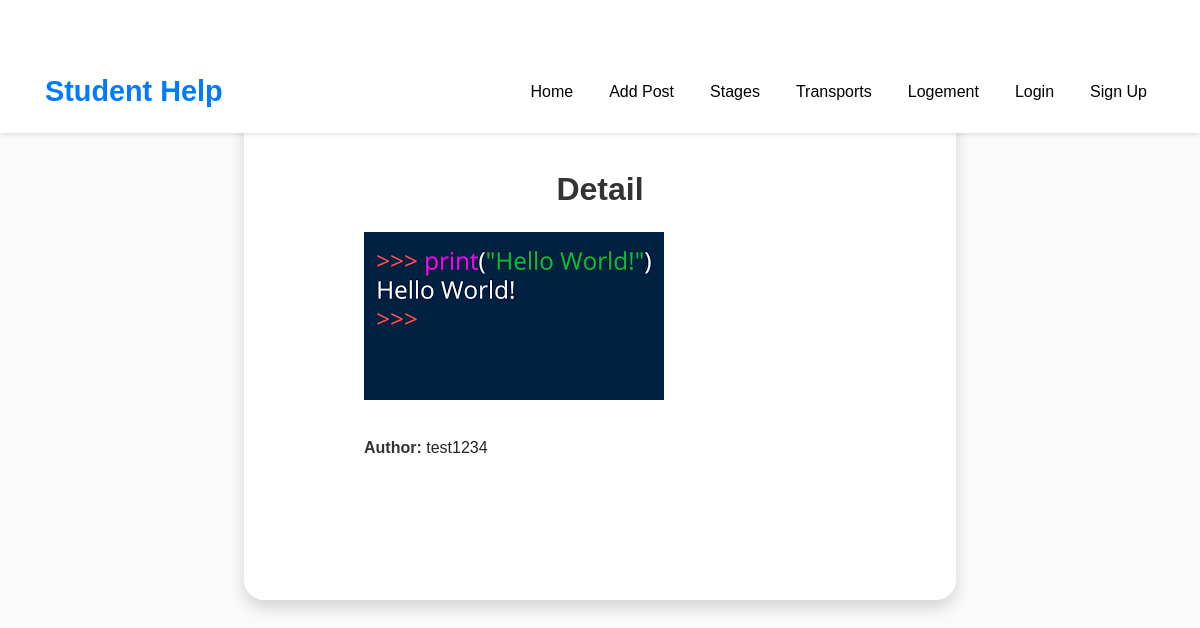
The app's page /post/2/ with its own data.
### student/models.py (models this page shows, shortened)
class Post(models.Model):
    image = models.ImageField(upload_to="media")
    slug= models.SlugField(max_length=200)
    TYPE_CHOICES = [
        (0, 'Offre'),
        (1, 'Demande'),
    ]
    type = models.IntegerField(choices=TYPE_CHOICES)
    date=models.DateField()
    User= models.ForeignKey(AUTH_USER_MODEL, on_delete= models.CASCADE)

### accounts/models.py (models this page shows)
class etudiant(AbstractUser):
    pass

### student/views.py (the view)
# urls.py: path('<str:model_name>/<int:pk>/', post_detail, name='post_detail'),
def post_detail(request, model_name, pk):
    model_map = {
        'post': Post,
        'reaction': Reaction,
        'recommandation': Recommandation,
        'transport': Transport,
        'logement': Logement,
        'stage': Stage,
        'event': Event,
        'evenclub': EvenClub,
        'evensocial': EvenSocial,
    }
    ModelClass = model_map.get(model_name.lower())
    if not ModelClass:
        raise ValueError(f"Invalid model name: {model_name}")
    obj = get_object_or_404(ModelClass, pk=pk)
    return render(request, 'student/post_detail.html', {'model_name': model_name, 'object': obj})

### student/templates/student/post_detail.html (shortened to what this page needs)
{% extends 'base.html' %}
{% block content %}
<div class="container">
    <div class="row justify-content-center">
        <div class="col-lg-8">
            <div class="card shadow">
                <div class="card-body">
                    <h1 class="card-title mb-4 text-center">Detail</h1>
                    <div class="detail-container">
                        {% if model_name == 'post' %}
                            <div class="detail-item">
                                <img src="{{ object.image.url }}" alt="{{ object.title }}" class="img-fluid mb-3">
                            </div>
                            <div class="detail-item">
                                <strong>Author:</strong> {{ object.User }}
                            </div>
                        {% elif model_name == 'reaction' %}
                            <div class="detail-item">
                                <strong>User:</strong> {{ object.user }}
                            </div>
                        {% elif model_name == 'recommandation' %}
                            <div class="detail-item">
                                <strong>Text:</strong> {{ object.text }}
                            </div>
                        {% elif model_name == 'evenclub' %}
                            <div class="detail-item">
                                <strong>Club:</strong> {{ object.club }}
                            </div>
                        {% elif model_name == 'evensocial' %}
                            <div class="detail-item">
                                <strong>Price:</strong> {{ object.prix }}
                            </div>
                        {% endif %}
                    </div>
                </div>
            </div>
        </div>
    </div>
</div>
{% endblock %}

### templates/base.html (style rules this page uses)
body { font-family: Arial, sans-serif; background-color: #fafafa; margin: 0; padding: 0; }
.container { margin-top: 80px; padding: 0 15px; }
.card { border: none; border-radius: 10px; box-shadow: 0px 2px 4px rgba(0, 0, 0, 0.1); margin-bottom: 20px; transition: transform 0.3s ease, box-shadow 0.3s ease; background-color: #ffffff; }
.card-title { color: #000000; font-size: 1.2rem; margin-bottom: 10px; }

### student/templates/student/post_detail.html (style rules this page uses)
.container { margin-top: 50px; }
.card { border-radius: 20px; box-shadow: 0 2px 4px rgba(0, 0, 0, 0.1); }
.card-body { padding: 120px; }
.card-title { font-size: 2rem; font-weight: bold; color: #333; margin-bottom: 30px; text-align: center; }
.detail-item { margin-bottom: 20px; }
.detail-item strong { font-weight: bold; color: #333; }

### records on screen
Post: image (picture), User "test1234"
